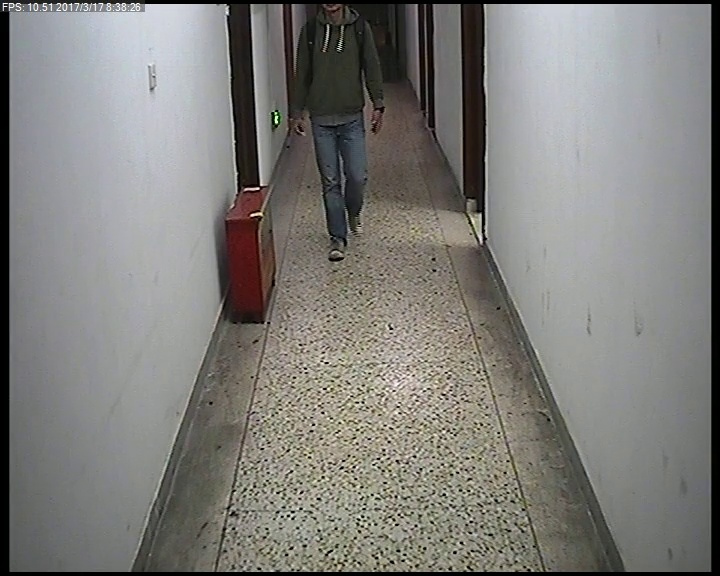
#> input picture person_detectior/12.jpg, 720 x 576 px
$ python detect_motion.py --images .
#> lines starting #> are read from the running program, lines starting #| are printed output that depends on the picture; after the words box and inside, x2 and y2 are one past the last pixel; in counts of white or black regions, pixels touching at a corner belong together
'''

Date : 2017-4-21
Author : Chilam
Application : Person Detector based on OpenCV HOG and SVM detector

'''
# import the necessary packages
from __future__ import print_function
from imutils.object_detection import non_max_suppression
from imutils import paths
import numpy as np
import argparse
import imutils
import cv2

# construct the argument parse and parse the arguments
ap = argparse.ArgumentParser()
ap.add_argument("-i", "--images", required=True, help="path to images directory")
args = vars(ap.parse_args())

# initialize the HOG descriptor/person detector
hog = cv2.HOGDescriptor()
hog.setSVMDetector(cv2.HOGDescriptor_getDefaultPeopleDetector())

# loop over the image paths
for imagePath in paths.list_images(args["images"]):
	# load the image and resize it to (1) reduce detection time
	# and (2) improve detection accuracy
	image = cv2.imread(imagePath)
#> image is the input picture: shape (576, 720, 3); mean B, G, R 122.6, 126.2, 127.4
	image = imutils.resize(image, width=min(400, image.shape[1]))
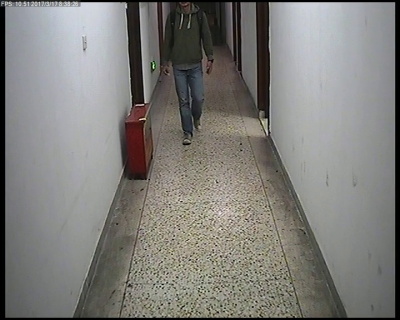
#> image: shape (320, 400, 3); mean B, G, R 122.6, 126.2, 127.4
	orig = image.copy()

	# detect people in the image
	(rects, weights) = hog.detectMultiScale(image, winStride=(4, 4),
		padding=(8, 8), scale=1.05)
#> rects = [[147, 0, 83, 157]]; weights = [1.12]

	# draw the original bounding boxes
	for (x, y, w, h) in rects:
		cv2.rectangle(orig, (x, y), (x + w, y + h), (0, 0, 255), 2)
#> this loop made 1 pass
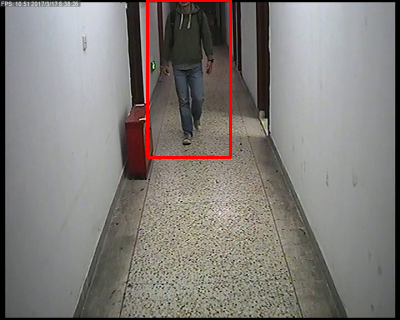
#> orig: shape (320, 400, 3); 1.06% of pixels changed, all inside (x1, y1, x2, y2) = (146, 0, 232, 159)

	# apply non-maxima suppression to the bounding boxes using a
	# fairly large overlap threshold to try to maintain overlapping
	# boxes that are still people
	rects = np.array([[x, y, x + w, y + h] for (x, y, w, h) in rects])
#> rects = [[147, 0, 230, 157]]
	pick = non_max_suppression(rects, probs=None, overlapThresh=0.65)
#> pick = [[147, 0, 230, 157]]

	# draw the final bounding boxes
	for (xA, yA, xB, yB) in pick:
		cv2.rectangle(image, (xA, yA), (xB, yB), (0, 255, 0), 2)
#> this loop made 1 pass
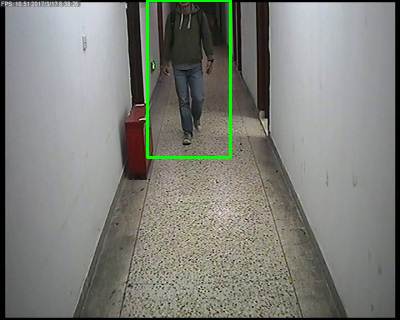
#> image: shape (320, 400, 3); 1.06% of pixels changed, all inside (x1, y1, x2, y2) = (146, 0, 232, 159)

	# show some information on the number of bounding boxes
	filename = imagePath[imagePath.rfind("/") + 1:]
	print("[INFO] {}: {} original boxes, {} after suppression".format(
		filename, len(rects), len(pick)))
#| [INFO] 12.jpg: 1 original boxes, 1 after suppression

	# show the output images
	cv2.imshow("Before NMS", orig)
	cv2.imshow("After NMS", image)
	cv2.waitKey(0)
#> pass 2 of the loop `for imagePath in paths.list_images(args["images"]):`:
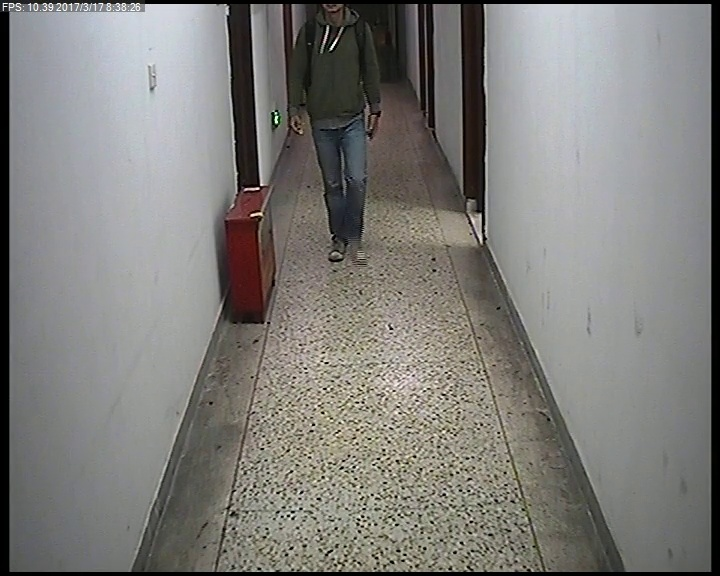
#> input picture person_detectior/13.jpg, 720 x 576 px
#> image is the input picture: shape (576, 720, 3); mean B, G, R 122.8, 126.2, 127.4
#> `(rects, weights) = hog.detectMultiScale(image, winStride=(4, 4), paddi..`: rects = [[146, 0, 83, 156]]; weights = [1.08]
#> the loop `for (x, y, w, h) in rects:` made 1 pass
#> after the loop `for (x, y, w, h) in rects:`:
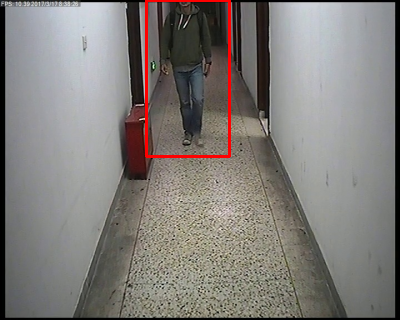
#> orig: shape (320, 400, 3); mean B, G, R 121.8, 125.2, 129
#> `rects = np.array([[x, y, x + w, y + h] for (x, y, w, h) in rects])`: rects = [[146, 0, 229, 156]]
#> the loop `for (xA, yA, xB, yB) in pick:` made 1 pass
#> after the loop `for (xA, yA, xB, yB) in pick:`:
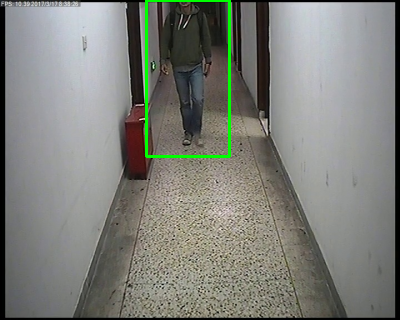
#> image: shape (320, 400, 3); mean B, G, R 121.8, 127.9, 126.4
#| [INFO] 13.jpg: 1 original boxes, 1 after suppression
